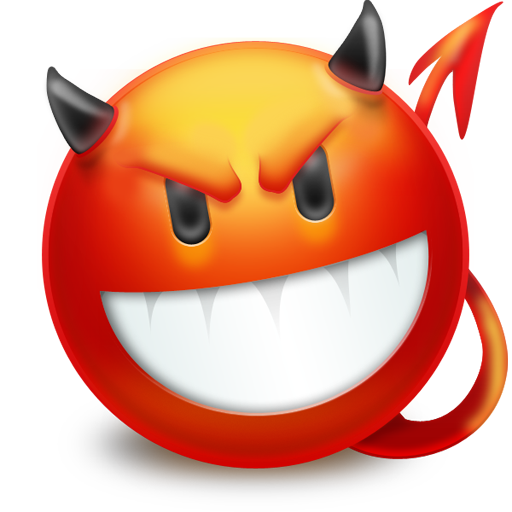
#> input picture aa.png, 512 x 512 px; its folder holds 5 pictures in this run
$ python GA_engine.py aa_1000_n100_1.png
#> lines starting #> are read from the running program, lines starting #| are printed output that depends on the picture
#!/usr/bin/env python
# -*- coding: utf-8 -*-

from PIL import Image, ImageDraw
import random as r
import getopt
import time
import sys
import os

class Color(object):
    def __init__(self):
        self.r = r.randint(0, 255)
        self.g = r.randint(0, 255)
        self.b = r.randint(0, 255)
        self.a = r.randint(95, 115)


def mutate_or_not(rate):
    return True if rate > r.random() else False


class Triangle(object):
    max_mutate_rate = 0.08
    mid_mutate_rate = 0.3
    min_mutate_rate = 0.8

    def __init__(self, size=(255, 255)):
        self.ax = r.randint(0, size[0])
        self.ay = r.randint(0, size[1])
        self.bx = r.randint(0, size[0])
        self.by = r.randint(0, size[1])
        self.cx = r.randint(0, size[0])
        self.cy = r.randint(0, size[1])
        self.color = Color()
        self.img_t = None

    def mutate_from(self, parent):
        if mutate_or_not(self.max_mutate_rate):
            self.ax = r.randint(0, 255)
            self.ay = r.randint(0, 255)
        if mutate_or_not(self.mid_mutate_rate):
            self.ax = min(max(0, parent.ax + r.randint(-15, 15)), 255)
            self.ay = min(max(0, parent.ay + r.randint(-15, 15)), 255)
        if mutate_or_not(self.min_mutate_rate):
            self.ax = min(max(0, parent.ax + r.randint(-3, 3)), 255)
            self.ay = min(max(0, parent.ay + r.randint(-3, 3)), 255)

        if mutate_or_not(self.max_mutate_rate):
            self.bx = r.randint(0, 255)
            self.by = r.randint(0, 255)
        if mutate_or_not(self.mid_mutate_rate):
            self.bx = min(max(0, parent.bx + r.randint(-15, 15)), 255)
            self.by = min(max(0, parent.by + r.randint(-15, 15)), 255)
        if mutate_or_not(self.min_mutate_rate):
            self.bx = min(max(0, parent.bx + r.randint(-3, 3)), 255)
            self.by = min(max(0, parent.by + r.randint(-3, 3)), 255)

        if mutate_or_not(self.max_mutate_rate):
            self.cx = r.randint(0, 255)
            self.cy = r.randint(0, 255)
        if mutate_or_not(self.mid_mutate_rate):
            self.cx = min(max(0, parent.cx + r.randint(-15, 15)), 255)
            self.cy = min(max(0, parent.cy + r.randint(-15, 15)), 255)
        if mutate_or_not(self.min_mutate_rate):
            self.cx = min(max(0, parent.cx + r.randint(-3, 3)), 255)
            self.cy = min(max(0, parent.cy + r.randint(-3, 3)), 255)
        # color
        if mutate_or_not(self.max_mutate_rate):
            self.color.r = r.randint(0, 255)
        if mutate_or_not(self.mid_mutate_rate):
            self.color.r = min(max(0, parent.color.r + r.randint(-30, 30)), 255)
        if mutate_or_not(self.min_mutate_rate):
            self.color.r = min(max(0, parent.color.r + r.randint(-10, 10)), 255)

        if mutate_or_not(self.max_mutate_rate):
            self.color.g = r.randint(0, 255)
        if mutate_or_not(self.mid_mutate_rate):
            self.color.g = min(max(0, parent.color.g + r.randint(-30, 30)), 255)
        if mutate_or_not(self.min_mutate_rate):
            self.color.g = min(max(0, parent.color.g + r.randint(-10, 10)), 255)

        if mutate_or_not(self.max_mutate_rate):
            self.color.b = r.randint(0, 255)
        if mutate_or_not(self.mid_mutate_rate):
            self.color.b = min(max(0, parent.color.b + r.randint(-30, 30)), 255)
        if mutate_or_not(self.min_mutate_rate):
            self.color.b = min(max(0, parent.color.b + r.randint(-10, 10)), 255)
        # alpha
        if mutate_or_not(self.mid_mutate_rate):
            self.color.a = r.randint(95, 115)
        # [4 lines of commented-out code are left out]

    def draw_it(self, size=(256, 256)):
        self.img_t = Image.new('RGBA', size)
        draw = ImageDraw.Draw(self.img_t)
        draw.polygon([(self.ax, self.ay),  \
                      (self.bx, self.by),  \
                      (self.cx, self.cy)], \
                      fill = (self.color.r, self.color.g, self.color.b, self.color.a))
        return self.img_t


class Canvas(object):
    mutate_rate = 0.01
    size = (256, 256)
    size_1 = (255, 255)
    target_pixels = []

    def __init__(self):
        self.triangles = []
        self.match_rate = 0
        self.img = None

    def add_triangles(self, num=1):
        for i in range(0, num):
            triangle = Triangle()
            self.triangles.append(triangle)

    def set_pixels(self, t):
        self.target_pixels = t

    def mutate_from_parent(self, parent):
        flag = False
        for triangle in parent.triangles:
            t = triangle
            if mutate_or_not(self.mutate_rate):
                flag = True
                a = Triangle()
                a.mutate_from(t)
                self.triangles.append(a)
                continue
            self.triangles.append(t)
        # OK We need mutate at least one at one time. It's dirty, but hmmm......
        if not flag:
            self.triangles.pop()
            t = parent.triangles[r.randint(0, len(parent.triangles)-1)]
            a = Triangle()
            a.mutate_from(t)
            self.triangles.append(a)

    def calc_match_rate(self):
        if self.match_rate > 0:
            return self.match_rate
        self.match_rate = 0
        self.img = Image.new('RGBA', self.size)
        draw = ImageDraw.Draw(self.img)
        draw.polygon([(0, 0), (0, 255), (255, 255), (255, 0)], fill = (0, 0, 0, 0))
        for triangle in self.triangles:
            self.img = Image.alpha_composite(self.img, triangle.img_t or triangle.draw_it(self.size))
        pixels = [self.img.getpixel((x, y)) for x in range(0, self.size[0], 2) for y in range(0, self.size[1], 2)]
        for i in range(0, min(len(pixels), len(self.target_pixels))):
            delta_red   = pixels[i][0] - self.target_pixels[i][0]
            delta_green = pixels[i][1] - self.target_pixels[i][1]
            delta_blue  = pixels[i][2] - self.target_pixels[i][2]
            self.match_rate += delta_red   * delta_red   + \
                               delta_green * delta_green + \
                               delta_blue  * delta_blue

    def draw_it(self, i):
        self.img.save(os.path.join(PATH, "%s_%d_%d_%d.png"%(PREFIX, len(self.triangles), int(self.mutate_rate * 100), i)))


def usage():
    print ('''usage: GAengine [-h] [-t TARGET_IMG] [-o FOLDER_TO_SAVE] [-n RESULT_NAME]

It's a very simple program using GA(Genetic Algorithm) compositing some triangles into one image to fitting the target image.

optional arguments:
  -h, --help            show this help message and exit
  -t TARGET             the img U want to fitting
  -o FOLDER             the folder to save the result
  -l LOOP               save the result each of some generations (default is 1024)
  -n TRIANGLE_NUM       number of the triangles to fitting
  -p RESULT_NAME        prefix name of the results U want
                        default prefix is target image's name
                        default result name is (target image's name)_(triangles' number)_(mutate_rate)_(generation number).png
''')
    sys.exit(1)


def main():
    global LOOP, PREFIX, PATH, TARGET, TRIANGLE_NUM
    shortopts = 't:o:hp:l:n:'
    longopts = ['target=', 'help', 'loop=', 'prefix=']
    optlist, args = getopt.getopt(sys.argv[1:], shortopts, longopts)
    for k, v in optlist:
        if k in ('-t', '--target'):
            TARGET = v
        elif k in ('-p', '--prefix'):
            PREFIX = v.strip()
        elif k in ('-l', '--loop'):
            LOOP = int(v) if int(v) > 0 else LOOP
        elif k in ('-o'):
            PATH = k if os.path.exists(k) else PATH
        elif k in ('-n'):
            TRIANGLE_NUM = int(v) if int(v) > 0 else TRIANGLE_NUM
        elif k in ('-h', '--help'):
            usage()
        else:
            usage()

    img = Image.open(TARGET).resize((256, 256)).convert('RGBA')
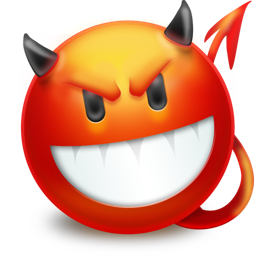
#> img: PIL image 256x256 RGBA; mean R, G, B, A 142.3, 75.3, 47.7, 159; transparent parts drawn white
    size = (256, 256)
    size_1 = (255, 255)
    target_img = [img.getpixel((x, y)) for x in range(0, size[0], 2) for y in range(0, size[1], 2)]
#> target_img = 16384 items, first 6: (0, 0, 0, 0), (0, 0, 0, 0), (0, 0, 0, 0), (0, 0, 0, 0), (0, 0, 0, 0), (0, 0, 0, 0)
    Canvas.target_pixels = target_img
    parent = Canvas()
    parent.add_triangles(TRIANGLE_NUM)
    i = 0
    while True:
        child = Canvas()
        child.mutate_from_parent(parent)
        parent.calc_match_rate()
        child.calc_match_rate()
        print ('%10d parent rate %11d \t child rate %11d' % (i, parent.match_rate, child.match_rate))
        parent = parent if parent.match_rate < child.match_rate else child
        child = None
        i += 1
        if i % LOOP == 0:
            parent.draw_it(i)


LOOP = 1024
PREFIX = "/User/pike/GA_engine/aa.png".split('/')[-1].split('.')[0]
PATH = os.path.abspath('.')
TARGET = "./aa.png"
TRIANGLE_NUM = 100


if __name__ == '__main__':
#> (the run stopped early here; a loop or call above may not have finished)
